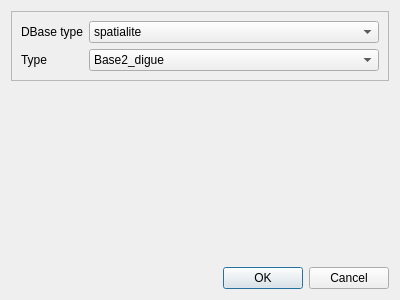
<?xml version="1.0" encoding="UTF-8"?>
<ui version="4.0">
 <class>Dialog</class>
 <widget class="QDialog" name="Dialog">
  <property name="geometry">
   <rect>
    <x>0</x>
    <y>0</y>
    <width>400</width>
    <height>300</height>
   </rect>
  </property>
  <property name="windowTitle">
   <string>Dialog</string>
  </property>
  <layout class="QVBoxLayout" name="verticalLayout">
   <item>
    <widget class="QFrame" name="frame">
     <property name="frameShape">
      <enum>QFrame::StyledPanel</enum>
     </property>
     <property name="frameShadow">
      <enum>QFrame::Raised</enum>
     </property>
     <layout class="QFormLayout" name="formLayout">
      <item row="0" column="0">
       <widget class="QLabel" name="label">
        <property name="text">
         <string>DBase type</string>
        </property>
       </widget>
      </item>
      <item row="0" column="1">
       <widget class="QComboBox" name="comboBox_dbtype">
        <item>
         <property name="text">
          <string>spatialite</string>
         </property>
        </item>
        <item>
         <property name="text">
          <string>postgis</string>
         </property>
        </item>
       </widget>
      </item>
      <item row="1" column="0">
       <widget class="QLabel" name="label_2">
        <property name="text">
         <string>Type</string>
        </property>
       </widget>
      </item>
      <item row="1" column="1">
       <widget class="QComboBox" name="comboBox_type">
        <item>
         <property name="text">
          <string>Base2_digue</string>
         </property>
        </item>
        <item>
         <property name="text">
          <string>Base2_eaupotable</string>
         </property>
        </item>
        <item>
         <property name="text">
          <string>Base2_tramway</string>
         </property>
        </item>
        <item>
         <property name="text">
          <string>Base2_assainissement</string>
         </property>
        </item>
        <item>
         <property name="text">
          <string>Base2_parking</string>
         </property>
        </item>
       </widget>
      </item>
     </layout>
    </widget>
   </item>
   <item>
    <spacer name="verticalSpacer">
     <property name="orientation">
      <enum>Qt::Vertical</enum>
     </property>
     <property name="sizeHint" stdset="0">
      <size>
       <width>20</width>
       <height>40</height>
      </size>
     </property>
    </spacer>
   </item>
   <item>
    <widget class="QDialogButtonBox" name="buttonBox">
     <property name="orientation">
      <enum>Qt::Horizontal</enum>
     </property>
     <property name="standardButtons">
      <set>QDialogButtonBox::Cancel|QDialogButtonBox::Ok</set>
     </property>
    </widget>
   </item>
  </layout>
 </widget>
 <resources/>
 <connections>
  <connection>
   <sender>buttonBox</sender>
   <signal>accepted()</signal>
   <receiver>Dialog</receiver>
   <slot>accept()</slot>
   <hints>
    <hint type="sourcelabel">
     <x>248</x>
     <y>254</y>
    </hint>
    <hint type="destinationlabel">
     <x>157</x>
     <y>274</y>
    </hint>
   </hints>
  </connection>
  <connection>
   <sender>buttonBox</sender>
   <signal>rejected()</signal>
   <receiver>Dialog</receiver>
   <slot>reject()</slot>
   <hints>
    <hint type="sourcelabel">
     <x>316</x>
     <y>260</y>
    </hint>
    <hint type="destinationlabel">
     <x>286</x>
     <y>274</y>
    </hint>
   </hints>
  </connection>
 </connections>
</ui>
